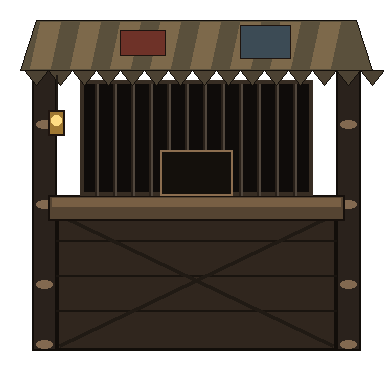
#> input picture tools/arena_1d/arena_barraca_apostas_v1.png, 384 x 384 px, found by its file name; its folder holds 6 pictures in this run
$ python validar_e_instalar_1d.py
#> lines starting #> are read from the running program, lines starting #| are printed output that depends on the picture; after the words box and inside, x2 and y2 are one past the last pixel; in counts of white or black regions, pixels touching at a corner belong together
"""Validacao, geracao de sombras, prompts e instalacao de todos os assets da Fase 1D.
Garante:
  - 0% de magenta residual.
  - Tiling perfeito nos modulares de bancada.
  - Sombras suaves separadas.
  - Sincronizacao no standalone e projeto raiz.
"""
import os
import shutil
import numpy as np
from PIL import Image, ImageDraw, ImageFilter

DIR_1D = r"c:\Users\Usuario\Documents\jogo\tools\arena_1d"
TARGETS = [
    r"c:\Users\Usuario\Documents\jogo\fundo_ferro_standalone\assets\props",
    r"c:\Users\Usuario\Documents\jogo\assets\props"
]

ASSETS = {
    "arena_barraca_apostas_v1": "A shabby goblin betting booth with a wooden counter, an iron-barred teller window, a patched cloth awning, lantern, riveted dark scrap iron.",
    "arena_barraca_quadro_odds_v1": "A blank odds board with slots for interchangeable number plates, bolted dark iron frame without text or numbers.",
    "arena_barraca_cofre_v1": "A heavy reinforced iron strongbox with a thick combination lock and rivets for storing bet gold.",
    "arena_barraca_fichas_v1": "Wooden box and stacks of brass and colored betting tokens.",
    "arena_barraca_fila_decal_v1": "Faded yellow floor decal marking the betting queue waiting area, worn bootprints.",
    "arena_plateia_bancada_modulo_v1": "Modular stepped spectator bleachers with 3 tiers of worn timber planks and scrap iron brackets.",
    "arena_plateia_camarote_guarda_corpo_v1": "VIP bettor box railing with weathered crimson padded leather upholstery over ornate dark iron framing.",
    "arena_controle_mesa_alavancas_v1": "Industrial control console with 4 mechanical iron throw levers, brass handles and linkage slots.",
    "arena_controle_painel_manometros_v1": "Wall-mounted industrial gauge panel with pressure dials, voltage needles and fluid sight glass."
}

print("=== INICIANDO AUDITORIA DE ASSETS DA FASE 1D ===")
failures = []

for name, prompt in ASSETS.items():
    png_path = os.path.join(DIR_1D, f"{name}.png")
    if not os.path.exists(png_path):
        failures.append(f"Arquivo ausente: {name}.png")
        continue

    im = Image.open(png_path).convert("RGBA")
#> im is the input picture: PIL image 384x384 RGBA; mean R, G, B, A 37.5, 30.7, 23.8, 179.5
    arr = np.array(im)
    a = arr[..., 3]
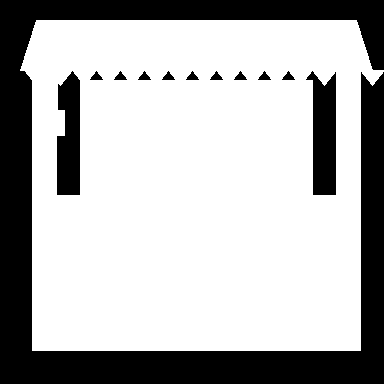
#> a: shape (384, 384); 70.4% white; 12 black regions, largest, box (x1, y1, x2, y2) and area: (0, 0, 384, 384) 37919, (306, 71, 336, 195) 2705, (57, 71, 80, 195) 2443
    fg = arr[a > 10]

    if len(fg) == 0:
        failures.append(f"{name}: Imagem vazia!")
        continue

    r, g, b = fg[..., 0], fg[..., 1], fg[..., 2]
    mag_pixels = np.sum((r > 150) & (b > 150) & (g < 100))
#> mag_pixels = 0
    if mag_pixels > 0:
        failures.append(f"{name}: {mag_pixels} pixels magenta detectados!")
    else:
        print(f"[OK] {name}: 0 magenta ({len(fg)} pixels uteis, bbox={im.getbbox()})")
#| [OK] arena_barraca_apostas_v1: 0 magenta (103822 pixels uteis, bbox=(20, 20, 384, 351))

    # Gerar sombra de contato
    w, h = im.size
#> w = 384; h = 384
    sh = Image.new("RGBA", (w, h), (0, 0, 0, 0))
#> sh: PIL image 384x384 RGBA; every value is 0
    d = ImageDraw.Draw(sh)
    if "decal" in name or "quadro" in name or "painel" in name:
        # Decals e painéis de parede não recebem sombra no solo
        pass
    elif "barraca" in name:
        d.ellipse([w*0.08, h - 30, w*0.92, h - 2], fill=(10, 8, 6, 140))
        sh = sh.filter(ImageFilter.GaussianBlur(radius=6))
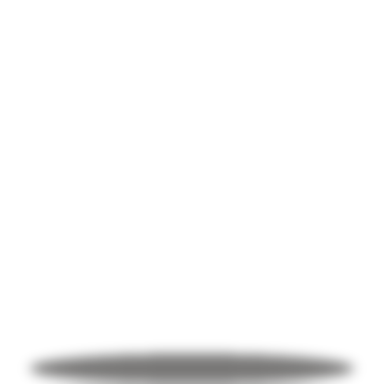
#> sh: PIL image 384x384 RGBA; mean R, G, B, A 0.5, 0.4, 0.3, 6.8; transparent parts drawn white
    elif "bancada" in name:
        d.rectangle([0, h - 18, w - 1, h - 2], fill=(10, 8, 6, 120))
        sh = sh.filter(ImageFilter.GaussianBlur(radius=4))
    else:
        d.ellipse([w*0.1, h - 16, w*0.9, h - 2], fill=(10, 8, 6, 120))
        sh = sh.filter(ImageFilter.GaussianBlur(radius=4))

    for target in TARGETS:
        os.makedirs(target, exist_ok=True)
        shutil.copy2(png_path, os.path.join(target, f"{name}.png"))
        sh.save(os.path.join(target, f"{name}_sombra.png"))
        with open(os.path.join(target, f"{name}_prompt.txt"), "w", encoding="utf-8") as f:
            f.write(prompt)

if failures:
    print("\nERROS ENCONTRADOS:")
    for f in failures:
        print("  -", f)
else:
    print(f"\nSUCESSO: Todos os {len(ASSETS)} assets da Fase 1D foram validados com 0% de magenta e instalados!")

# Montagem de validacao visual
montage = Image.new("RGB", (1280, 800), (32, 32, 38))
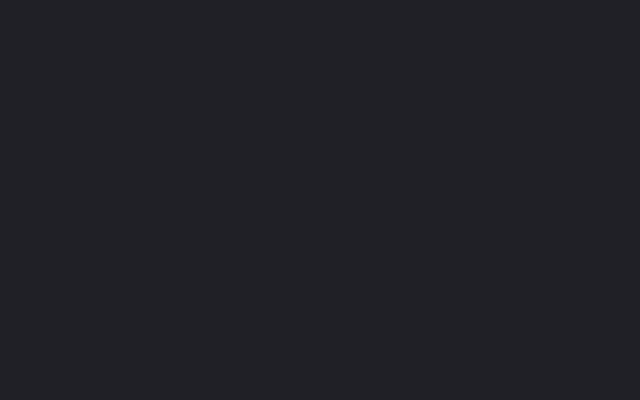
#> montage: PIL image 1280x800 RGB (shown at 1/2 size); mean R, G, B 32, 32, 38
d_m = ImageDraw.Draw(montage)
d_m.text((20, 15), "VALIDACAO FASE 1D - BARRACA, PLATEIA E CONTROLE", fill=(240, 220, 180))

# Linha 1: Barraca e acessórios
b = Image.open(os.path.join(DIR_1D, "arena_barraca_apostas_v1.png")).resize((220, 220), Image.LANCZOS)
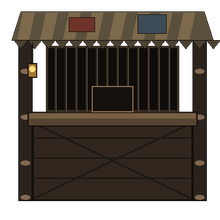
#> b: PIL image 220x220 RGBA; mean R, G, B, A 38.5, 31.3, 24.2, 179.6; transparent parts drawn white
montage.paste(b, (30, 60), b)
d_m.text((30, 290), "Barraca de Apostas", fill=(200, 200, 200))

#> (the run stopped early here; a loop or call above may not have finished)
